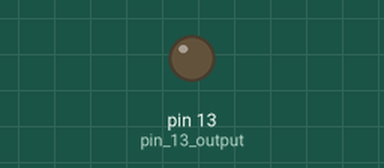
This sketch was run on a simulated Arduino Uno, built with avr-gcc and run on an emulated ATmega328P. Parts: output pins drawn as LEDs (lit = HIGH). Random numbers use the default seed unless the sketch sets one.

Above: at 2.5 s.
At 5.4 s:
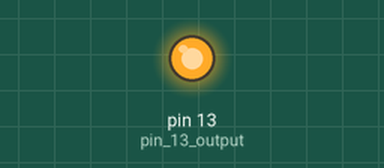
Timing chart, 0 to 6.5 s (numbered marks = the images above):
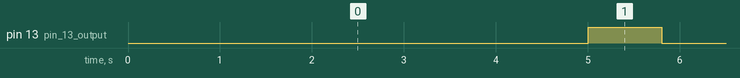

The sketch:

CANSAT_ALTURA_DEF_FOTOS_CONTROL_ARDUINO.ino
```cpp
#include <SoftwareSerial.h>

SoftwareSerial miPuertoSerie(2, 3); // RX, TX --> crea el objeto de la clase Serial

long tiempo = 0; // variable tiempo
long cada = 5000; // cada 3 segundos
long ancho = 800; // ancho del pulso 50 milisegundos
int pulso = 0;

unsigned int altura;

void setup() {
  miPuertoSerie.begin(9600); // inicializa el objeto de la clase serial
  // Serial.begin(9600); // en caso que use los pins 0 y 1  RX->0  TX->1
  pinMode(13,OUTPUT); // pin 13 output

  randomSeed(analogRead(0));
  altura = (int) random(200,500);
}

void loop() {

  tiempo = millis();
  pulso = int(tiempo/cada);

  if (tiempo>2000 && ((tiempo-pulso*cada)<ancho)==1 ) { // en marcha 2 segundos después de encender y si se cumple la condicion
    miPuertoSerie.print(altura); // escribe el dato de altura
    // miPuertoSerie.write(highByte(altura));
    // miPuertoSerie.write(lowByte(altura)); // dividido en dos bytes
    Serial.write(altura); // en caso que use los pins 0 y 1  RX->0  TX->1
    // Serial.print(highByte(altura));
    // Serial.print(lowByte(altura)); // dividido en dos bytes
    Serial.println();
    digitalWrite(13,HIGH);
    delay(ancho+1);
    digitalWrite(13,LOW);
    miPuertoSerie.flush(); // limpia el buffer
    // Serial.flush(); // en caso que use los pins 0 y 1  RX->0  TX->1
    altura++;
  }

  // digitalWrite(ledPin,!((tiempo-pulso*cada)<ancho)); // negado, pulso con lógica negativa
  // digitalWrite(13,((tiempo-pulso*cada)<ancho)); // lógica positiva
}
```

Measured:
- by itself, pin 13 (pin_13_output): alternates HIGH for 0.80 s and LOW for 4.2 s
